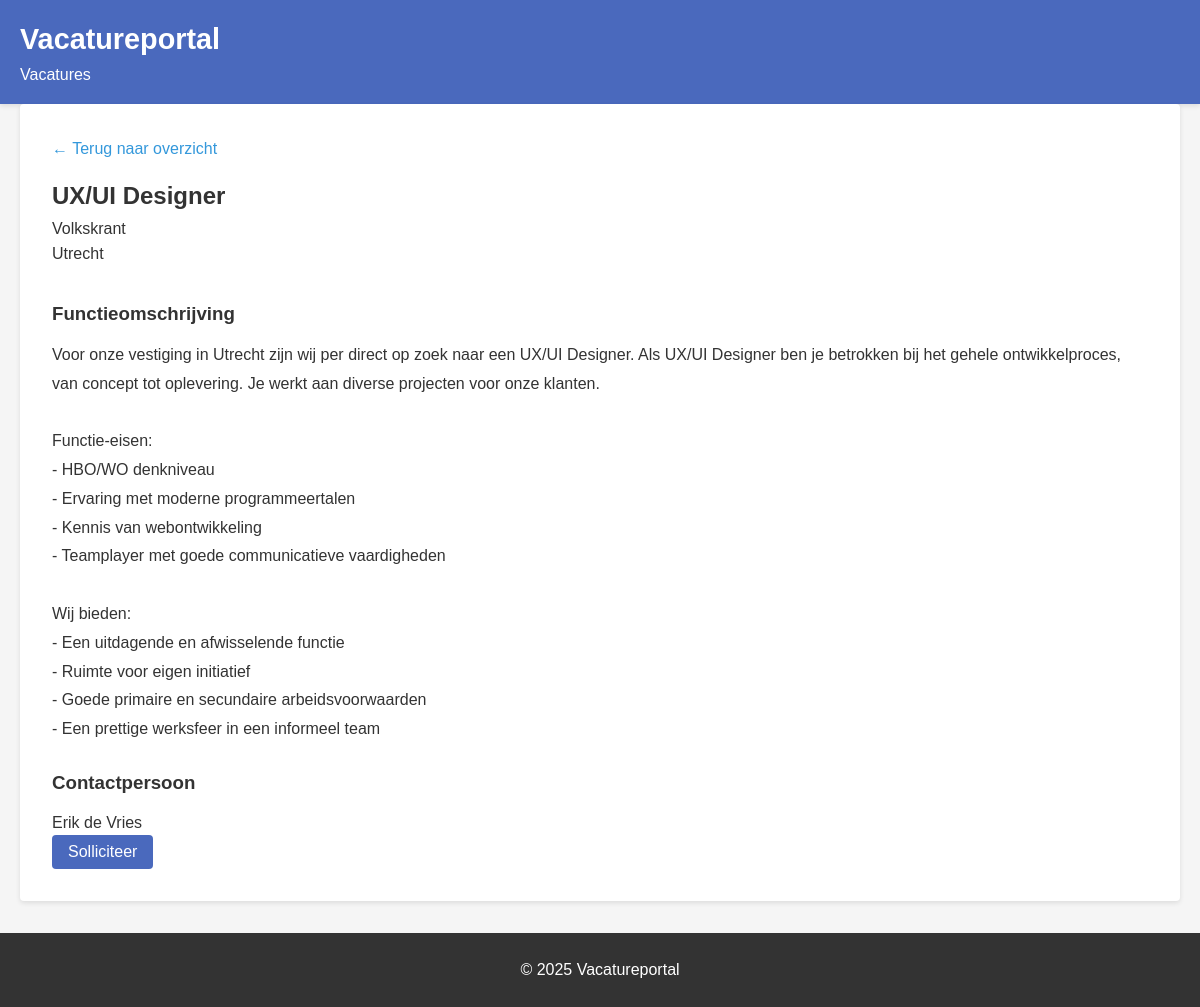
Page /index.php?page=detail&id=62 on the committed database.
### tables this page shows
CREATE TABLE vacatures (
        id INTEGER PRIMARY KEY AUTOINCREMENT,
        titel TEXT NOT NULL,
        bedrijf TEXT NOT NULL,
        locatie TEXT NOT NULL,
        omschrijving TEXT,
        contactpersoon TEXT
    );

### app/Core/Database.php (called while the page is built)
<?php
class Database {
    private $pdo;
    public function __construct() {
        $this->pdo = new PDO('sqlite:'.__DIR__.'/../../data/database.sqlite');
        $this->pdo->setAttribute(PDO::ATTR_ERRMODE, PDO::ERRMODE_EXCEPTION);
    }
    public function query($sql, $params = []) {
        $stmt = $this->pdo->prepare($sql);
        $stmt->execute($params);
        return $stmt;
    }
}

### app/Models/Vacature.php (called while the page is built, shortened)
<?php
class Vacature {
    private $db;
    public function __construct() {
        require_once __DIR__ . '/../Core/Database.php';
        $this->db = new Database();
    }
    public function getVacatureById($id) {
        $sql = "SELECT * FROM vacatures WHERE id = ?";
        $result = $this->db->query($sql, [$id]);
        return $result->fetch(PDO::FETCH_ASSOC);
    }
}

### app/Views/detail.php (the view, shortened to what this page needs)
<?php
include_once __DIR__ . '/components/header.php';
?>
<?php if (!$vacature): ?>
    <div class="vacature-niet-gevonden">
        <h2>Vacature niet gevonden</h2>
        <p>De opgevraagde vacature bestaat niet of is niet meer beschikbaar.</p>
        <a href="/index.php" class="btn">Terug naar overzicht</a>
    </div>
<?php else: ?>
    <section class="vacature-detail">
        <div class="vacature-header">
            <a href="/index.php" class="terug-link">&larr; Terug naar overzicht</a>
            <h2><?= htmlspecialchars($vacature['titel']) ?></h2>
            <div class="meta">
                <p class="bedrijf"><?= htmlspecialchars($vacature['bedrijf']) ?></p>
                <p class="locatie"><?= htmlspecialchars($vacature['locatie']) ?></p>
            </div>
        </div>
        <div class="vacature-content">
            <h3>Functieomschrijving</h3>
            <div class="beschrijving">
                <?= nl2br(htmlspecialchars($vacature['omschrijving'])) ?>
            </div>
            <?php if (!empty($vacature['contactpersoon'])): ?>
                <div class="contactpersoon">
                    <h3>Contactpersoon</h3>
                    <p><?= htmlspecialchars($vacature['contactpersoon']) ?></p>
                </div>
            <?php endif; ?>
            <button id="solliciteer-btn" class="btn btn-primary">Solliciteer</button>
        </div>
    </section>
<?php endif; ?>
<?php
include_once __DIR__ . '/components/footer.php';
?>

### public/assets/css/style.css (style rules this page uses)
* { margin: 0; padding: 0; box-sizing: border-box; }
body { font-family: Arial, sans-serif; line-height: 1.6; color: #333; background-color: #f5f5f5; }
.btn { display: inline-block; padding: 0.5rem 1rem; background-color: #3498db; color: white; border: none; border-radius: 4px; cursor: pointer; text-decoration: none; font-size: 1rem; transition: background-color 0.2s; }
.btn-primary { background-color: #4a69bd; }
.vacature-detail { background-color: white; padding: 2rem; border-radius: 4px; box-shadow: 0 2px 5px rgba(0, 0, 0, 0.1); margin-bottom: 2rem; }
.vacature-header { margin-bottom: 2rem; }
.terug-link { display: inline-block; margin-bottom: 1rem; color: #3498db; text-decoration: none; }
.vacature-content h3 { margin: 1.5rem 0 0.75rem; }
.vacature-content .beschrijving { margin-bottom: 1.5rem; line-height: 1.8; }

### rows in the picture
vacatures: titel "UX/UI Designer", bedrijf "Volkskrant", locatie "Utrecht", omschrijving "Voor onze vestiging in Utrecht zijn wij per direct op zoek naar een UX/UI Designer. Als UX/UI Designer ben je betrokken bij het gehele ontwikkelproces, van concept tot oplevering. Je werkt aan diverse projecten voor onze klanten. Functie-eisen: - HBO/WO denkniveau - Ervaring met moderne programmeertalen - Kennis van webontwikkeling - Teamplayer met goede communicatieve vaardigheden Wij bieden: - Een uitdagende en afwisselende functie - Ruimte voor eigen initiatief - Goede primaire en secundaire arbeidsvoorwaarden - Een prettige werksfeer in een informeel team", contactpersoon "Erik de Vries"
